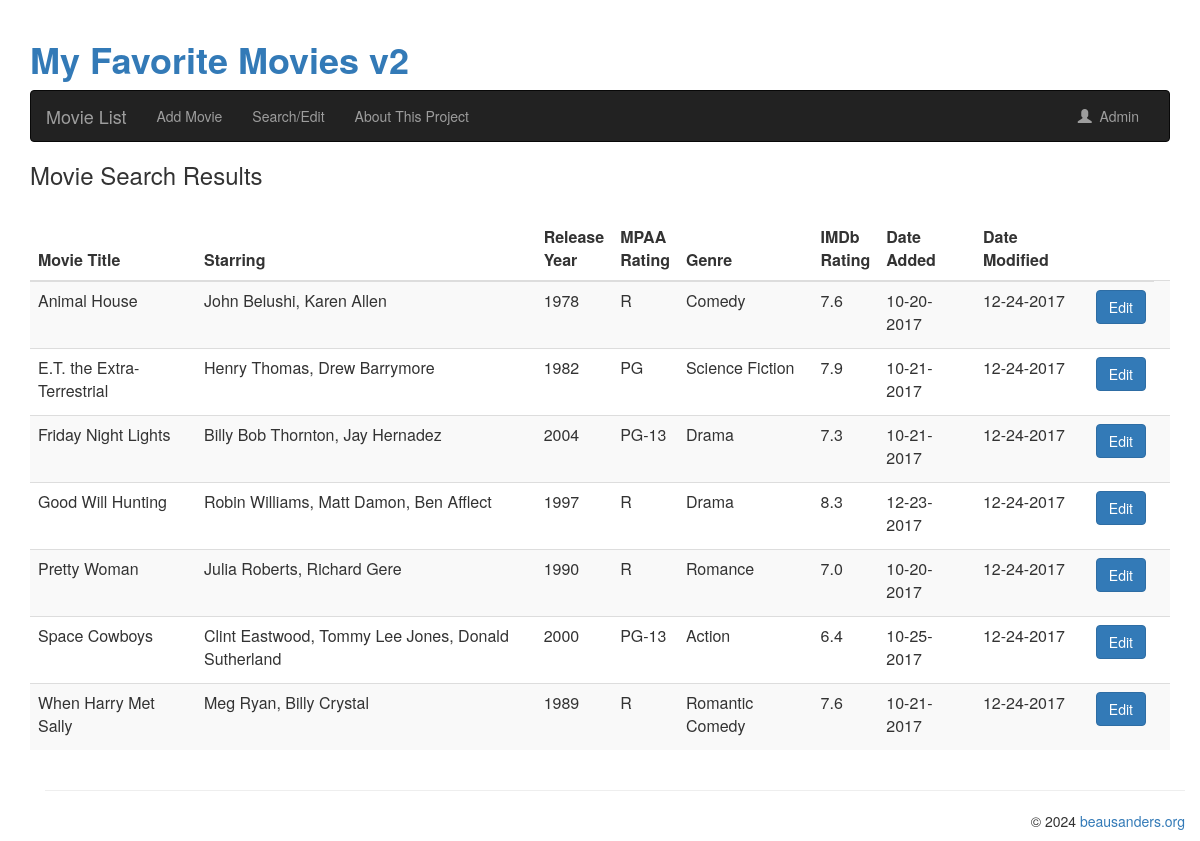
The app's page /favmovies2/movies_edit_list.php with its own data.
### tables this page shows
CREATE TABLE IF NOT EXISTS `movielist` (
  `movieID` int(4) NOT NULL AUTO_INCREMENT,
  `movieTitle` varchar(255) NOT NULL,
  `movieStars` varchar(255) NOT NULL,
  `releaseYear` int(4) NOT NULL,
  `movieRating` varchar(5) NOT NULL,
  `movieGenre` varchar(30) NOT NULL,
  `IMDb_rating` decimal(2,1) NOT NULL,
  `dateEntered` datetime NOT NULL,
  `dateModified` datetime NOT NULL,
  PRIMARY KEY (`movieID`)
);

### favmovies2/config/config.php (called while the page is built, shortened)
<?php
$app_URL = 'https://cpt283-bibb.beausanders.net/favmovies2';
?>

### favmovies2/movies_edit_list.php (the view, shortened to what this page needs)
<?php
require('./config/config.php');
$query = 'SELECT * from movielist ORDER BY movieTitle ASC';
	$statement1 = $db->prepare($query);
	$statement1->execute();
	$movies = $statement1->fetchAll();
?>
<div class="container">
<?php include("./header.php"); ?>
<h3>Movie Search Results</h3>
<br />
<div class="table-responsive">
<table class="table table-striped table-hover">
        <thead>
            <tr>
                <th>Movie Title</th>
		<th>Starring</td>
		<th>Release<br />Year</th>
		<th>MPAA<br />Rating</th>
		<th>Genre</th>
		<th>IMDb<br />Rating</th>
                <th>Date Added</th>
		<th>Date Modified</th>
		<th>&nbsp;</th>
            </tr>
        </thead>
        <tbody>
<?php foreach ($movies as $movie) : ?>
<?php
if (($movie['dateEntered'] == "0000-00-00 00:00:00")) {
        $dateEntered = " ";
        } else {
        $dateEntered = date("m-d-Y", strtotime($movie['dateEntered']));
}
if (($movie['dateModified'] == "0000-00-00 00:00:00")) {
        $dateModified = " ";
        } else {
        $dateModified = date("m-d-Y", strtotime($movie['dateModified']));
}
?>
            <tr>
		<td><?php echo $movie['movieTitle']; ?></td>
		<td><?php echo $movie['movieStars']; ?></td>
		<td><?php echo $movie['releaseYear']; ?></td>
		<td><?php echo $movie['movieRating']; ?></td>
		<td><?php echo $movie['movieGenre']; ?></td>
		<td><?php echo $movie['IMDb_rating']; ?></td>
		<td><?php echo $dateEntered; ?></td>
		<td><?php echo $dateModified; ?></td>
		<td><?php include "./movies_edit_button.php"; ?><td>
          </tr>
<?php endforeach; ?>
        </tbody>
    </table>
</div>
<?php include "./footer.php"; ?>
</div>
</body>
</html>

### favmovies2/movies_edit_button.php (shortened to what this page needs)
<div style='float:left'>
<form action="<?php echo $app_URL; ?>/movies_edit.php" method="POST" id="movies_edit">
<button type="submit" class="btn btn-primary">Edit</button>
</form>
</div>

### records on screen
movielist: movieTitle "Animal House", movieStars "John Belushi, Karen Allen", releaseYear "1978", movieRating "R", movieGenre "Comedy", IMDb_rating "7.6", dateEntered "10-20-2017", dateModified "12-24-2017"
movielist: movieTitle "E.T. the Extra-Terrestrial", movieStars "Henry Thomas, Drew Barrymore", releaseYear "1982", movieRating "PG", movieGenre "Science Fiction", IMDb_rating "7.9", dateEntered "10-21-2017", dateModified "12-24-2017"
movielist: movieTitle "Friday Night Lights", movieStars "Billy Bob Thornton, Jay Hernadez", releaseYear "2004", movieRating "PG-13", movieGenre "Drama", IMDb_rating "7.3", dateEntered "10-21-2017", dateModified "12-24-2017"
movielist: movieTitle "Good Will Hunting", movieStars "Robin Williams, Matt Damon, Ben Afflect", releaseYear "1997", movieRating "R", movieGenre "Drama", IMDb_rating "8.3", dateEntered "12-23-2017", dateModified "12-24-2017"
movielist: movieTitle "Pretty Woman", movieStars "Julia Roberts, Richard Gere", releaseYear "1990", movieRating "R", movieGenre "Romance", IMDb_rating "7.0", dateEntered "10-20-2017", dateModified "12-24-2017"
movielist: movieTitle "Space Cowboys", movieStars "Clint Eastwood, Tommy Lee Jones, Donald Sutherland", releaseYear "2000", movieRating "PG-13", movieGenre "Action", IMDb_rating "6.4", dateEntered "10-25-2017", dateModified "12-24-2017"
movielist: movieTitle "When Harry Met Sally", movieStars "Meg Ryan, Billy Crystal", releaseYear "1989", movieRating "R", movieGenre "Romantic Comedy", IMDb_rating "7.6", dateEntered "10-21-2017", dateModified "12-24-2017"

### other values on screen
$app_name "My Favorite Movies v2"
